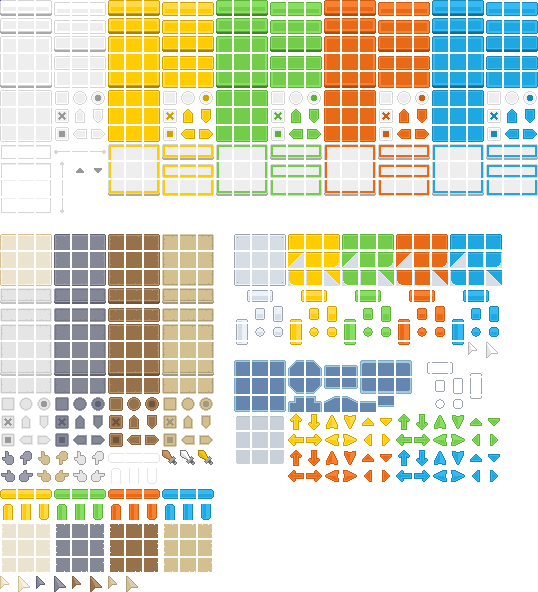
#> input picture res/nl.kenney/ui/pixel/Spritesheet/UIpackSheet_transparent.png, 538 x 592 px
$ python splittPixelSpriteSheetIntoChunks.py
#> lines starting #> are read from the running program, lines starting #| are printed output that depends on the picture
#!/usr/bin/env python3
# -*- coding: utf-8 -*-
"""
Created on Tue Mar 27 12:03:15 2018

@author: belse
"""

import os
from PIL import Image

spriteSheetPath = './pixel/Spritesheet/UIpackSheet_transparent.png'
spriteSheetDir = os.path.dirname(os.path.realpath(spriteSheetPath))
spriteSize = (16,16)
spriteMargin = (2,2)
'''
    l = n * 16 + (n - 1) * 2
'''
spriteCluster = [
        ('colored.grey.half.buton_slim_released',   (3,1), ( 0,  0, 3, 1)),
        ('colored.grey.half.buton_slim_pressed',    (3,1), ( 3,  0, 3, 1)),
        ('colored.yellow.half.buton_slim_released', (3,1), ( 6,  0, 3, 1)),
        ('colored.yellow.half.buton_slim_pressed',  (3,1), ( 9,  0, 3, 1)),
        ('colored.green.half.buton_slim_released',  (3,1), (12,  0, 3, 1)),
        ('colored.green.half.buton_slim_pressed',   (3,1), (15,  0, 3, 1)),
        ('colored.red.half.buton_slim_released',    (3,1), (18,  0, 3, 1)),
        ('colored.red.half.buton_slim_pressed',     (3,1), (21,  0, 3, 1)),
        ('colored.blue.half.buton_slim_released',   (3,1), (24,  0, 3, 1)),
        ('colored.blue.half.buton_slim_pressed',    (3,1), (27,  0, 3, 1)),

        ('colored.grey.full.buton_slim_released',   (3,1), ( 0,  1, 3, 1)),
        ('colored.grey.full.buton_slim_pressed',    (3,1), ( 3,  1, 3, 1)),
        ('colored.yellow.full.buton_slim_released', (3,1), ( 6,  1, 3, 1)),
        ('colored.yellow.full.buton_slim_pressed',  (3,1), ( 9,  1, 3, 1)),
        ('colored.green.full.buton_slim_released',  (3,1), (12,  1, 3, 1)),
        ('colored.green.full.buton_slim_pressed',   (3,1), (15,  1, 3, 1)),
        ('colored.red.full.buton_slim_released',    (3,1), (18,  1, 3, 1)),
        ('colored.red.full.buton_slim_pressed',     (3,1), (21,  1, 3, 1)),
        ('colored.blue.full.buton_slim_released',   (3,1), (24,  1, 3, 1)),
        ('colored.blue.full.buton_slim_pressed',    (3,1), (27,  1, 3, 1)),

        ('colored.grey.buton_big_released',   (3,3), ( 0,  2, 3, 3)),
        ('colored.yellow.buton_big_released', (3,3), ( 6,  2, 3, 3)),
        ('colored.green.buton_big_released',  (3,3), (12,  2, 3, 3)),
        ('colored.red.buton_big_released',    (3,3), (18,  2, 3, 3)),
        ('colored.blue.buton_big_released',   (3,3), (24,  2, 3, 3)),
        ('colored.grey.buton_big_pressed',    (3,1), ( 3,  4, 3, 3)),
        ('colored.yellow.buton_big_pressed',  (3,1), ( 9,  4, 3, 3)),
        ('colored.green.buton_big_pressed',   (3,1), (15,  4, 3, 3)),
        ('colored.red.buton_big_pressed',     (3,1), (21,  4, 3, 3)),
        ('colored.blue.buton_big_pressed',    (3,1), (27,  4, 3, 3)),

        ('colored.grey.slimborder.buton_slim_released',   (3,1), ( 3,  2, 3, 1)),
        ('colored.grey.slimborder.buton_slim_pressed',    (3,1), ( 3,  3, 3, 1)),
        ('colored.yellow.slimborder.buton_slim_released', (3,1), ( 9,  2, 3, 1)),
        ('colored.yellow.slimborder.buton_slim_pressed',  (3,1), ( 9,  3, 3, 1)),
        ('colored.green.slimborder.buton_slim_released',  (3,1), (15,  2, 3, 1)),
        ('colored.green.slimborder.buton_slim_pressed',   (3,1), (15,  3, 3, 1)),
        ('colored.red.slimborder.buton_slim_released',    (3,1), (21,  2, 3, 1)),
        ('colored.red.slimborder.buton_slim_pressed',     (3,1), (21,  3, 3, 1)),
        ('colored.blue.slimborder.buton_slim_released',   (3,1), (27,  2, 3, 1)),
        ('colored.blue.slimborder.buton_slim_pressed',    (3,1), (27,  3, 3, 1)),

        ('colored.grey.pannel',   (3,3), ( 0,  5, 3, 3)),
        ('colored.yellow.pannel', (3,3), ( 6,  5, 3, 3)),
        ('colored.green.pannel',  (3,3), (12,  5, 3, 3)),
        ('colored.red.pannel',    (3,3), (18,  5, 3, 3)),
        ('colored.blue.pannel',   (3,3), (24,  5, 3, 3)),

        ('colored.yellow.border.buton_big_released', (3,3), ( 6,  8, 3, 3)),
        ('colored.green.border.buton_big_released',  (3,3), (12,  8, 3, 3)),
        ('colored.red.border.buton_big_released',    (3,3), (18,  8, 3, 3)),
        ('colored.blue.border.buton_big_released',   (3,3), (24,  8, 3, 3)),
        ('colored.yellow.border.buton_big_pressed',  (3,1), ( 9, 10, 3, 3)),
        ('colored.green.border.buton_big_pressed',   (3,1), (15, 10, 3, 3)),
        ('colored.red.border.buton_big_pressed',     (3,1), (21, 10, 3, 3)),
        ('colored.blue.border.buton_big_pressed',    (3,1), (27, 10, 3, 3)),

        ('colored.yellow.border.buton_slim_released', (3,1), ( 9,  8, 3, 1)),
        ('colored.yellow.border.buton_slim_pressed',  (3,1), ( 9,  9, 3, 1)),
        ('colored.green.border.buton_slim_released',  (3,1), (15,  8, 3, 1)),
        ('colored.green.border.buton_slim_pressed',   (3,1), (15,  9, 3, 1)),
        ('colored.red.border.buton_slim_released',    (3,1), (21,  8, 3, 1)),
        ('colored.red.border.buton_slim_pressed',     (3,1), (21,  9, 3, 1)),
        ('colored.blue.border.buton_slim_released',   (3,1), (27,  8, 3, 1)),
        ('colored.blue.border.buton_slim_pressed',    (3,1), (27,  9, 3, 1)),

        ('colored.grey.slider',      (2,2), ( 4,  6, 2, 2)),
        ('colored.yellow.slider',    (2,2), ( 10,  6, 2, 2)),
        ('colored.green.slider',     (2,2), (16,  6, 2, 2)),
        ('colored.red.slide',        (2,2), (22,  6, 2, 2)),
        ('colored.blue.slider',      (2,2), (28,  6, 2, 2)),

        ('colored.grey.checkbox',    (3,1), ( 3,  5, 1, 3)),
        ('colored.yellow.checkbox',  (3,1), ( 9,  5, 1, 3)),
        ('colored.green.checkbox',   (3,1), (15,  5, 1, 3)),
        ('colored.red.checkbox',     (3,1), (21,  5, 1, 3)),
        ('colored.blue.checkbox',    (3,1), (27,  5, 1, 3)),

        ('colored.grey.selectbox',   (2,1), ( 4,  5, 2, 1)),
        ('colored.yellow.selectbox', (2,1), (10,  5, 2, 1)),
        ('colored.green.selectbox',  (2,1), (16,  5, 2, 1)),
        ('colored.red.selectbox',    (2,1), (22,  5, 2, 1)),
        ('colored.blue.selectbox',   (2,1), (28,  5, 2, 1)),

        ('colored.sliderbar_horizontal', (3,1), ( 3,  8, 3, 1)),
        ('colored.sliderbar_vertical',   (1,3), ( 3,  9, 1, 3)),
        ('colored.arrows',               (2,2), ( 4,  9, 2, 2)),
        ('colored.list',                 (3,3), ( 0,  9, 3, 4)),
        ('colored.textbox',              (3,1), ( 0,  8, 3, 1)),

        ('ancient.white.pannel', (3,3), ( 0, 13, 3, 3,)),
        ('ancient.grey.pannel',  (3,3), ( 3, 13, 3, 3,)),
        ('ancient.brown.pannel', (3,3), ( 6, 13, 3, 3,)),
        ('ancient.tan.pannel',   (3,3), ( 9, 13, 3, 3,)),

        ('ancient.white.buton_slim_released', (3,1), ( 0, 16, 3, 1,)),
        ('ancient.grey.buton_slim_released',  (3,1), ( 3, 16, 3, 1,)),
        ('ancient.brown.buton_slim_released', (3,1), ( 6, 16, 3, 1,)),
        ('ancient.tan.buton_slim_released',   (3,1), ( 9, 16, 3, 1,)),

        ('ancient.white.buton_slim_pressed', (3,1), ( 0, 17, 3, 1,)),
        ('ancient.grey.buton_slim_pressed',  (3,1), ( 3, 17, 3, 1,)),
        ('ancient.brown.buton_slim_pressed', (3,1), ( 6, 17, 3, 1,)),
        ('ancient.tan.buton_slim_pressed',   (3,1), ( 9, 17, 3, 1,)),

        ('ancient.white.buton_big_released', (3,3), ( 0, 18, 3, 3,)),
        ('ancient.grey.buton_big_released',  (3,3), ( 3, 18, 3, 3,)),
        ('ancient.brown.buton_big_released', (3,3), ( 6, 18, 3, 3,)),
        ('ancient.tan.buton_big_released',   (3,3), ( 9, 18, 3, 3,)),

        ('ancient.white.buton_big_pressed', (3,1), ( 0, 21, 3, 1,)),
        ('ancient.grey.buton_big_pressed',  (3,1), ( 3, 21, 3, 1,)),
        ('ancient.brown.buton_big_pressed', (3,1), ( 6, 21, 3, 1,)),
        ('ancient.tan.buton_big_pressed',   (3,1), ( 9, 21, 3, 1,)),

        ('ancient.white.slider',   (2,2), ( 1, 23, 2, 2)),
        ('ancient.grey.slider',    (2,2), ( 4, 23, 2, 2)),
        ('ancient.brown.slider',   (2,2), ( 7, 23, 2, 2)),
        ('ancient.tan.slide',      (2,2), (10, 23, 2, 2)),

        ('ancient.white.checkbox', (3,1), ( 0, 22, 1, 3)),
        ('ancient.grey.checkbox',  (3,1), ( 3, 22, 1, 3)),
        ('ancient.brown.checkbox', (3,1), ( 6, 22, 1, 3)),
        ('ancient.tan.checkbox',   (3,1), ( 9, 22, 1, 3)),

        ('ancient.white.selectbox', (2,1), ( 1, 22, 2, 1)),
        ('ancient.grey.selectbox',  (2,1), ( 4, 22, 2, 1)),
        ('ancient.brown.selectbox', (2,1), ( 7, 22, 2, 1)),
        ('ancient.tan.selectbox',   (2,1), (10, 22, 2, 1)),


        ]

def countFromSize(imageSize, spriteSize, spriteMargin):
    x = (imageSize[0] + spriteMargin[0]) / (spriteSize[0] + spriteMargin[0])
    y = (imageSize[1] + spriteMargin[1]) / (spriteSize[1] + spriteMargin[1])
    return (int(x), int(y))

def posFromI(pos, spriteSize, spriteMargin = (0,0)):
    x = pos[0] * (spriteSize[0] + spriteMargin[0])
    y = pos[1] * (spriteSize[1] + spriteMargin[1])
    dx = x + spriteSize[0]
    dy = y + spriteSize[1]
    return (x, y, dx, dy)

if __name__ == "__main__":
    # execute only if run as a script
    print("Hello from __main__, my dear user!")
    cwd = os.getcwd()
    fileDir = os.path.dirname(os.path.realpath(__file__))
    fileName = os.path.basename(os.path.realpath(__file__))

    if(cwd == fileDir):
        sheet = Image.open(os.path.realpath(spriteSheetPath))
#> sheet is the input picture: PIL image 538x592 RGBA; mean R, G, B, A 218.8, 220.5, 202, 122.4
        spriteCount = countFromSize(sheet.size, spriteSize, spriteMargin)
#> spriteCount = (30, 33)
        print('fitting', spriteCount,'=', spriteCount[0] * spriteCount[1], 'sprites.')
#| fitting (30, 33) = 990 sprites.

        ids = []
        for yi in range(spriteCount[1]):
            for xi in range(spriteCount[0]):
                ids.append((xi, yi))

        for cluster in spriteCluster:
            clusterIds = []
            for yi in range(cluster[2][3]):
                yj = cluster[2][1] + yi
                for xi in range(cluster[2][2]):
                    xj = cluster[2][0] + xi
                    clusterIds.append((xj, yj))

            clusterPixelSize = (cluster[1][0] * spriteSize[0], cluster[1][1] * spriteSize[1])
            pngCluster = Image.new('RGBA', clusterPixelSize)
            pos = 0
            for xyi in clusterIds:
                posXYI = posFromI(xyi, spriteSize, spriteMargin)
                sprite = sheet.crop(posXYI)

                x = pos % cluster[1][0]
                y = pos // cluster[1][0]
                xyj = (x,y)
                xy = posFromI(xyj, spriteSize)

                pngCluster.paste(sprite, xy)
                pos += 1


            pngClusterName = cluster[0] + ".png"
            fullPath = os.path.join(spriteSheetDir, '..', 'cluster', pngClusterName)
            pngCluster.save(fullPath)
#> this loop made 113 passes
#> pass 1, `pngCluster.save(fullPath)`:
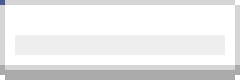
#> saved as colored.grey.half.buton_slim_released.png: PIL image 48x16 RGBA (shown 5 times larger); mean R, G, B, A 234.1, 234.1, 234.2, 254; transparent parts drawn white
#> pass 2, `pngCluster.save(fullPath)`:
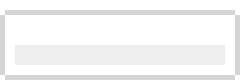
#> saved as colored.grey.half.buton_slim_pressed.png: PIL image 48x16 RGBA (shown 5 times larger); mean R, G, B, A 244.9, 244.9, 244.9, 221.8; transparent parts drawn white
#> after the loop:
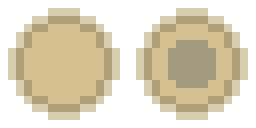
#> pngCluster: PIL image 32x16 RGBA (shown 8 times larger); mean R, G, B, A 223.2, 213.7, 190.8, 147.4; transparent parts drawn white
#> after the loop:
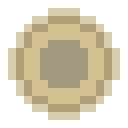
#> sprite: PIL image 16x16 RGBA (shown 8 times larger); mean R, G, B, A 220.2, 211.3, 189.8, 147.4; transparent parts drawn white

$ run again, with res/nl.kenney/ui/pixel/Spritesheet/UIpackSheet_magenta.png copied over res/nl.kenney/ui/pixel/Spritesheet/UIpackSheet_transparent.png
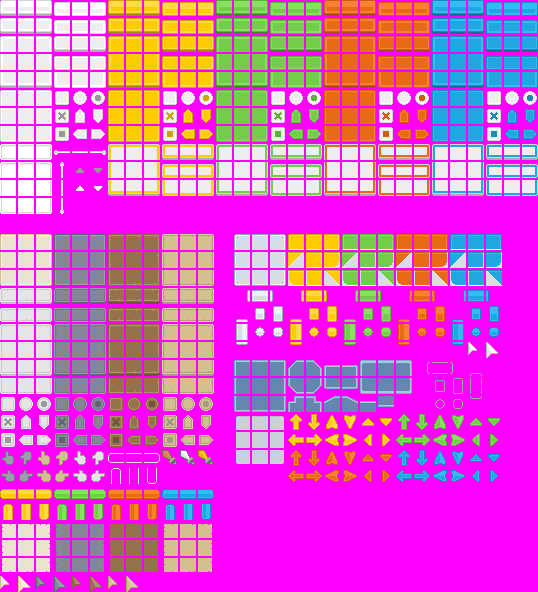
#> input picture res/nl.kenney/ui/pixel/Spritesheet/UIpackSheet_magenta.png, 538 x 592 px
#> sheet is the input picture: PIL image 538x592 RGB; mean R, G, B 218.8, 87.9, 202
#| fitting (30, 33) = 990 sprites.
#> after the loop `for cluster in spriteCluster:`:
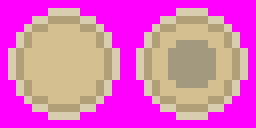
#> pngCluster: PIL image 32x16 RGBA (shown 8 times larger); mean R, G, B, A 223.2, 106.1, 190.8, 255
#> after the loop `for cluster in spriteCluster:`:
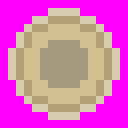
#> sprite: PIL image 16x16 RGB (shown 8 times larger); mean R, G, B 220.2, 103.8, 189.8
